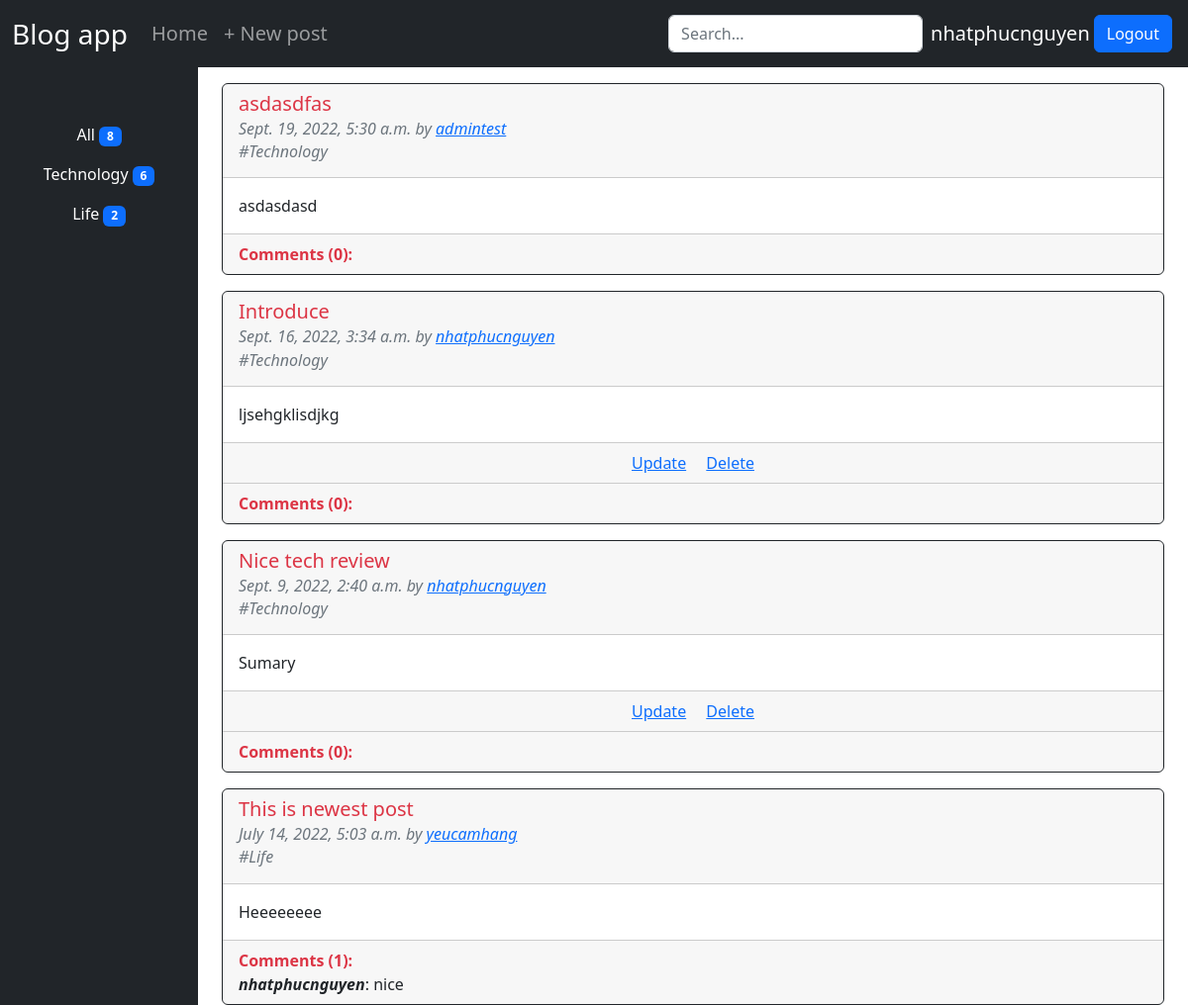
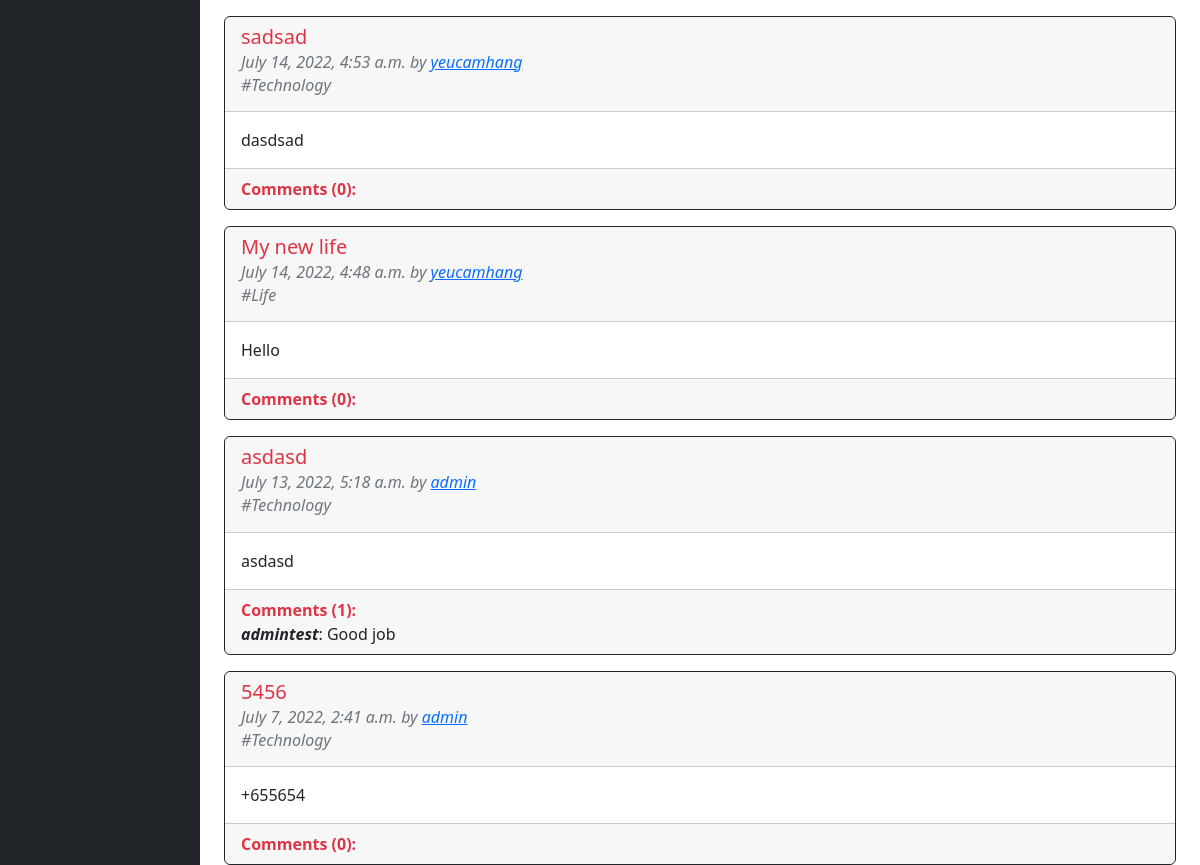
Page /post_list/ (signed in) on the committed database (2 pictures, top to bottom).
### base/models.py (models this page shows, shortened)
class Topic(models.Model):
    name = models.CharField(max_length=100)
    def __str__(self):
        return self.name

class Post(models.Model):
    topic = models.ForeignKey(Topic,null=True,on_delete=models.SET_NULL)
    title = models.CharField(max_length=150)
    body = models.TextField()
    author = models.ForeignKey(
        User,
        on_delete= models.CASCADE,
    )
    timeUpdated = models.DateTimeField(auto_now_add=True)
    timeCreated = models.DateTimeField(auto_created=True,auto_now_add=True)
    class Meta:
        ordering = ('-timeUpdated','-timeCreated')

class Comment(models.Model):
    post = models.ForeignKey(
        Post,
        on_delete=models.CASCADE,
        related_name='comments'
    )
    author = models.ForeignKey(
        User,
        on_delete=models.CASCADE,
    )
    body = models.TextField(max_length=250)
    timeCreated = models.DateTimeField(auto_created=True,auto_now_add=True)
    class Meta:
        ordering = ('-timeCreated',)

### base/views.py (the view)
# urls.py: path('post_list/',views.post_list,name='post_list'),
def post_list(request):
    q = request.GET.get('q') if request.GET.get('q') != None else ''
    posts = Post.objects.filter(
        Q(topic__name__icontains=q) |
        Q(title__icontains=q) |
        Q(body__icontains=q) |
        Q(author__username = q)
    )
    topics = Topic.objects.all()
    all_post_count= Post.objects.all().count()
    topic_post_count = {}
    for topic in topics:
        topic_post_count.update({topic.name:Post.objects.filter(topic__name=topic).count()})
    context = {'posts':posts,'topics':topics,'post_count':all_post_count,'topic_post_count':topic_post_count}
    return render(request,'base/post_list.html',context)

### base/templates/base/post_list.html (shortened to what this page needs)
{% extends 'base.html' %}
{% block content %}
    <div class="container-fluid">
        <div class="row">
            <div class="col-6 col-md-2 bg-dark text-center" style="min-height: 100vh;">
                {% include 'base/topiclist_component.html' %}
            </div>
            <div class="col">
                {% include 'base/postlist_component.html' %}
            </div>
        </div>
    </div>
{% endblock %}

### templates/navbar.html (shortened to what this page needs)
<nav class="navbar navbar-expand-lg navbar-dark bg-dark">
    <div class="container-fluid">
        <a class="navbar-brand fs-3" href="#">Blog app</a>
        <div class="collapse navbar-collapse fs-5" id="navbarNav">
            <ul class="navbar-nav me-auto mb-2 mb-lg-0">
                <li class="nav-item">
                    <a class="nav-link" href="{% url 'post_list' %}">Home</a>
                </li>
                {% if request.user.is_authenticated %}
                <li class="nav-item">
                    <a class="nav-link " href="{% url 'post_create' %}">+ New post</a>
                </li>
                {% endif %}
            </ul>
            <div class="d-flex p-1 justify-content-end">
                <form class="d-flex" role="search" method="GET" action="{% url 'post_list' %}">
                    <input class="form-control me-2" name="q" type="search" placeholder="Search..." aria-label="Search">
                </form>
                {% if request.user.is_authenticated %}
                    <span class="text-white fs-5 mt-1">{{user.username}}</span>
                    <a class="btn btn-primary ms-1" href="{% url 'logout' %}">Logout</a>
                {% else %}
                    <a class="btn btn-secondary ms-1" href="{% url 'login' %}">Login</a>
                    <a class="btn btn-primary ms-1" href="{% url 'signup' %}">Signup</a>
                {% endif %}
            </div>
        </div>
    </div>
</nav>

### base/templates/base/topiclist_component.html
<ul class="nav flex-column mt-5">
    <li class="nav-item">
        <a class="nav-link text-white" aria-current="page" href="{% url 'post_list' %}">All <span class="badge bg-primary text-wrap">{{post_count}}</span></a>
        </li>
    {% for topic,quantity in topic_post_count.items %}
        <li class="nav-item">
        <a class="nav-link text-white" aria-current="page" href="{% url 'post_list' %}?q={{topic}}">{{topic}} <span class="badge bg-primary text-wrap">{{quantity}}</span></a>
        </li>
    {% endfor %}
</ul>

### base/templates/base/postlist_component.html
{% for post in posts %}
<div class="container">
    <div div class="card border-dark border-1" style="width: 100%; margin-top:1rem">
        <div class="card-header">
            <h5 class="card-title"><a href="{% url 'post_details' post.id %}"
                    class="text-decoration-none link-danger">{{post.title}}</a></h5>
            <h6 class="card-subtitle mb-2 fst-italic text-muted ">{{post.timeCreated}} by <a
                    href="{% url 'author_profile' post.author.id %}">{{post.author}}</a></h6>
            <h6 class="card-subtitle mb-2 fst-italic text-muted "> #{{post.topic}}</h6>
        </div>
        <div class="card-body">
            <p class="card-text">{{post.body}}</p>
        </div>
        {% if request.user == post.author%}
        <div class="card-footer text-center">
            <a href="{% url 'post_update' post.id %}" class="card-link">Update</a>
            <a href="{% url 'post_delete' post.id %}" class="card-link">Delete</a>
        </div>
        {% endif %}
        <div class="card-footer">
            <span class="text-danger fw-bold">Comments ({{post.comments.all.count}}):</span>
            {% for comment in post.comments.all|slice:"0:2" %}
            <div><span class="fst-italic fw-bold">{{comment.author}}</span>: {{comment.body}}</div>
            {% endfor %}
        </div>
    </div>
</div>
{% endfor %}

### rows in the picture
Topic: topic_post_count "Technology"
Topic: topic_post_count "Life"
Post: title "asdasdfas", timeCreated "Sept. 19, 2022, 5:30 a.m.", author "admintest", topic "Technology", body "asdasdasd", comments.all.count "0"
Post: title "Introduce", timeCreated "Sept. 16, 2022, 3:34 a.m.", author "nhatphucnguyen", topic "Technology", body "ljsehgklisdjkg", shows "Update", comments.all.count "0"
Post: title "Nice tech review", timeCreated "Sept. 9, 2022, 2:40 a.m.", author "nhatphucnguyen", topic "Technology", body "Sumary", shows "Update", comments.all.count "0"
Post: title "This is newest post", timeCreated "July 14, 2022, 5:03 a.m.", author "yeucamhang", topic "Life", body "Heeeeeeee", comments.all.count "1"
Comment: author "nhatphucnguyen", body "nice"
Post: title "sadsad", timeCreated "July 14, 2022, 4:53 a.m.", author "yeucamhang", topic "Technology", body "dasdsad", comments.all.count "0"
Post: title "My new life", timeCreated "July 14, 2022, 4:48 a.m.", author "yeucamhang", topic "Life", body "Hello", comments.all.count "0"
Post: title "asdasd", timeCreated "July 13, 2022, 5:18 a.m.", author "admin", topic "Technology", body "asdasd", comments.all.count "1"
Comment: author "admintest", body "Good job"
Post: title "5456", timeCreated "July 7, 2022, 2:41 a.m.", author "admin", topic "Technology", body "+655654", comments.all.count "0"

### other values in the picture
{{ user.username }} "nhatphucnguyen"
{{ post_count }} "8"
{{ quantity }} "6" "2"
